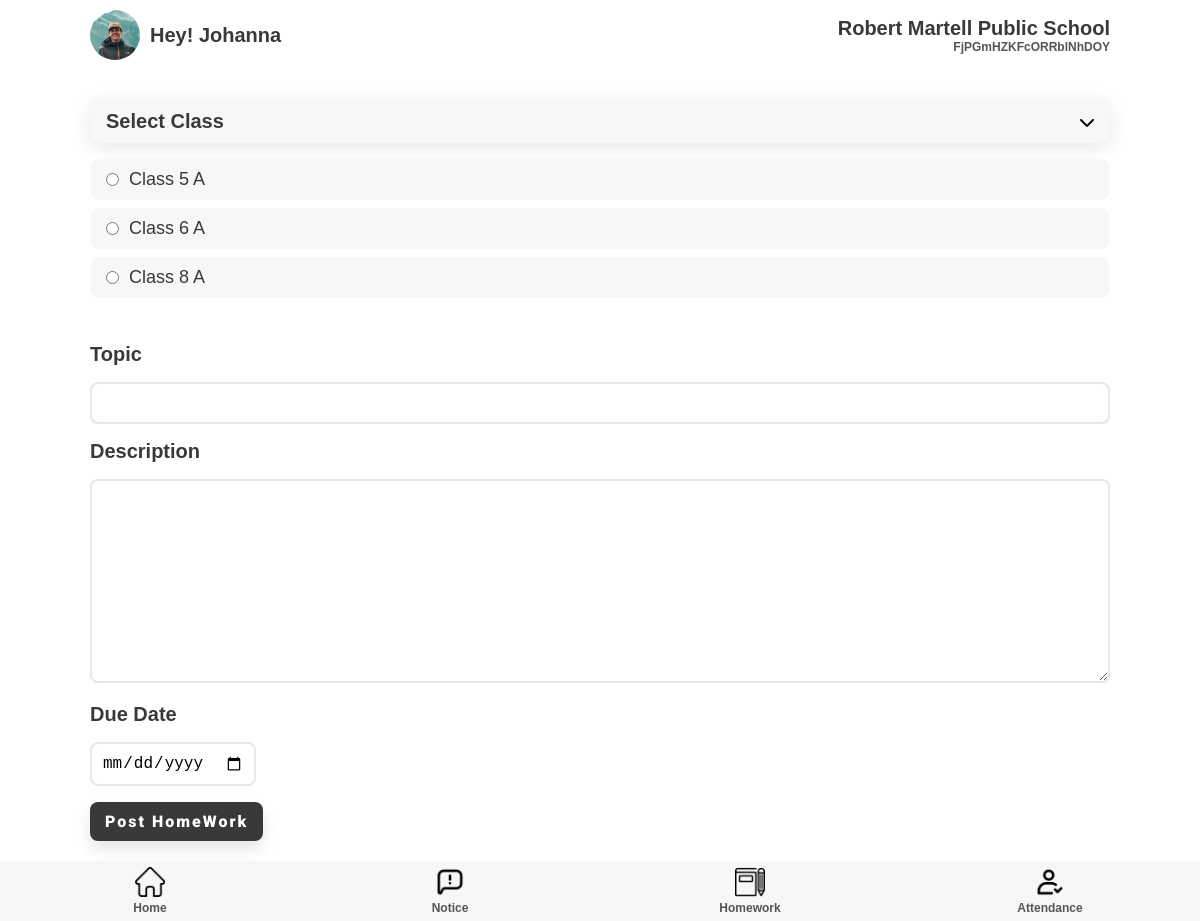
Screenshot of /homework/teacher/createHomework/ (signed in) with the database file from the repository.
### superadmin/models.py (models this page shows)
class school(models.Model):
    school = models.CharField(max_length=200, default='', blank=False, null=False)
    address = models.CharField(max_length=200)
    city = models.CharField(max_length=100)
    pin = models.IntegerField()
    state = models.CharField(max_length=50)
    country = models.CharField(max_length=50)
    regno = models.CharField(max_length=100)

### teacher/models.py (models this page shows)
class subject(models.Model):
    subject = models.CharField(max_length=50)
    Class = models.ForeignKey(classSection, on_delete=models.PROTECT)
    teacher = models.ForeignKey(teacher, on_delete=models.PROTECT)

class classSection(models.Model):
    Class = models.IntegerField()
    section = models.CharField(max_length=50)
    teacher = models.OneToOneField(teacher, on_delete=models.PROTECT)

### homework/views.py (the view, shortened to what this page needs)
# urls.py: path('teacher/createHomework/', views.createHomework, name='createHomework'),
def createHomework(request):
    teacherobj = teacher.objects.get(user = request.user)
    schoolobj = teacherobj.school
    classes = subject.objects.filter(teacher = teacherobj)
    return render(request, 'createHomework.html', {'classes': classes, 'school': schoolobj})

### templates/teacher/createHomework.html (shortened to what this page needs)
{% extends 'attendance.html' %} {% load static %} {% block extra-head %}
<link rel="stylesheet" href="{% static '/css/style.css' %}" />
<link rel="stylesheet" href="{% static '/css/notice.css' %}" />
{% endblock extra-head %} {% block content %}
<section id="main">
  <form method="POST" action="{% url 'homework:createHomework' %}">
    <section id="notice-accor">
      <div class="notice-class-accor component-back">
        <h2>Select Class</h2>
        <i class="fas fa-chevron-down"></i>
      </div>
      <div class="notice-class-list">
        {% for class in classes %}
        <div class="notice-class-elem">
          <input
            value="{{ class.Class.id }}"
            type="radio"
            name="Class"
            id=""
          />
          <p>
            Class {{ class.Class.Class }} {% if class.Class.section%}
            {{class.Class.section}}{% endif %}
          </p>
        </div>
        {% endfor %}
      </div>
    </section>
    <section id="content-info">
      <div class="content-info">
        <div class="content-topic">
          <label for=""><h2>Topic</h2></label>
          <input name="topic" type="text" />
        </div>
        <div class="content-topic content-desc">
          <label for=""><h2>Description</h2></label>
          <textarea name="description" id="" cols="30" rows="10"></textarea>
        </div>
        <div class="content-topic due-date-hw">
          <label for="due-date"><h2>Due Date</h2></label>
          <input type="date" name="due-date" id="due-date" />
        </div>
        <button class="btn btn-black">Post HomeWork</button>
      </div>
    </section>
  </form>
</section>
{% endblock content %}

### templates/teacher/home.html (shortened to what this page needs)
{% load static %}
<!DOCTYPE html>
<html lang="en">
  {% block head %}
  <head>
    <link
      rel="stylesheet"
      href="https://cdnjs.cloudflare.com/ajax/libs/font-awesome/6.0.0-beta2/css/all.min.css"
    />
    <link rel="stylesheet" href="{% static 'css/style.css' %}" />
    {% block extra-head %}{% endblock extra-head %}
  </head>
  {% endblock head %}
  <body>
    <section id="main">
      {% block nav %}
      <section id="nav">
        <nav class="top-navbar">
          <div class="topnav-profile">
            <div class="profile-picture">
              <img src="{% static 'img/profile.jpg' %}" />
            </div>
            <h2>Hey! <span id="topnav-username">{{ user.username }}</span></h2>
          </div>
          <div class="school-name">
            <h2><span id="schoolName">{{ school.school }}</span></h2>
            <h5 class="faded"><span id="schoolAddress">{{ school.address }}</span></h5>
          </div>
        </nav>
      </section>
    {% endblock nav %}
{% block content %}{% endblock content %}
      {% block nav-bottom %}
      <section id="bottom-nav">
        <nav class="bottom-navbar">
          <div class="nav-links">
            <div class="nav-button">
              <a href="{% url 'teacher:teacherhome' %}">
                <img src="{% static '/img/home.png' %}" />
                <h5 class="faded">Home</h5>
              </a>
            </div>
            <div class="nav-button">
              <a href="{% url 'notice:teacherNotice' "all" %}">
                <img src="{% static '/img/notice.png' %}" />
                <h5 class="faded">Notice</h5>
              </a>
            </div>
            <div class="nav-button">
              <a href="{% url 'homework:homeworkTeacher' %}">
                <img src="{% static 'img/homework.png' %}" />
                <h5 class="faded">Homework</h5>
              </a>
            </div>
            <div class="nav-button">
              <a href="{% url 'attendance:attendance' %}">
                <img src="{% static '/img/check.png' %}" />
                <h5 class="faded">Attendance</h5>
              </a>
            </div>
          </div>
        </nav>
      </section>
      {% endblock nav-bottom %}
    </section>
  </body>
</html>

### static/css/style.css (style rules this page uses)
:root { --dark-green: #1ab7ea; --light-green: #9cdabd; --dark-red: #fb3f4a; --light-red: #fb878e; --light-red: #2196f3; --light-grey: #f7f7f8; --dark-grey: #e7e7e8; --dark: #393939; --faded: #555555; --center-width: 85%; }
* { box-sizing: border-box; margin: 0; padding: 0; }
body { font-family: "Arial", sans-serif; -webkit-font-smoothing: antialiased; }
a { text-decoration: none; }
* { margin: 0; padding: 0; }
#main { margin: auto; margin-bottom: 60px; width: 100%; background-color: #fff; }
#nav { margin-bottom: 30px; }
.top-navbar { margin: auto; display: flex; justify-content: space-between; align-items: center; align-content: center; width: var(--center-width); }
.topnav-profile { display: flex; align-items: center; padding: 10px 0; }
.topnav-profile > h2 { margin: 0 10px; }
.profile-picture { height: 50px; width: 50px; }
.profile-picture img { height: 100%; width: 100%; border-radius: 50px; object-fit: cover; }
.school-name { display: flex; flex-direction: column; align-items: flex-end; }
.menu-list, .component-back { background-color: var(--light-grey); border-radius: 10px; display: flex; justify-content: space-between; align-items: center; margin: 1em 0; padding: 10px 16px; transition: all 0.5s ease 0s; box-shadow: 0px 4px 20px rgba(0, 0, 0, 0.1); }
.bottom-navbar { margin: auto; position: fixed; bottom: 0; background-color: var(--light-grey); height: 60px; width: 100%; }
.nav-links { margin: auto; width: var(--center-width); display: flex; justify-content: space-between; width: 100%; }
.nav-button { height: 60px; width: 25%; display: flex; flex-direction: column; justify-content: space-around; align-items: center; transition: all 0.3s ease-in-out 0.1s; }
.nav-button > a { width: 100%; text-align: center; }
.nav-button img { height: 30px; }
.btn { display: inline-block; background: var(--dark-green); color: #fff; padding: 10px 15px; min-width: 120px; font-size: 1rem; text-align: center; border: none; cursor: pointer; outline: none; box-shadow: 0px 8px 15px rgba(0, 0, 0, 0.1); transition: all 0.3s ease 0s; border-radius: 8px; letter-spacing: 2px; font-family: "Roboto", sans-serif; font-weight: 900; }
.btn-black { background-color: var(--dark); color: #fff; }
.btn-black { background-color: var(--dark); }
p { color: var(--dark); font-size: 15px; font-weight: 300; }
h2 { color: var(--dark); text-transform: capitalize; font-size: 20px; font-weight: 600; }
h5 { color: var(--dark); font-size: 12px; font-weight: 600; }
.faded { color: var(--faded); }

### static/css/notice.css (style rules this page uses)
#notice-accor { width: var(--center-width); margin: 25px auto; }
.notice-class-elem, .notice-stud-elem { background-color: var(--light-grey); border-radius: 10px; display: flex; justify-content: flex-start; align-items: center; margin: 0.5em 0; padding: 10px 16px; }
.notice-class-accor, .notice-stud-accor { cursor: pointer; }
.notice-class-list, .notice-stud-list { display: block; height: auto; transition: all 0.4s ease; }
.notice-class-elem p, .notice-stud-elem p { font-size: 18px; margin: 0px 10px; }
#content-info { width: var(--center-width); margin: 0px auto; padding: 20px 0px; }
.content-topic h2 { margin-bottom: 16px; }
.content-topic input[type="text"], .content-topic textarea, input[type="date"] { outline: none; width: 100%; padding: 10px; font-size: 16px; border: 2px solid var(--dark-grey); border-radius: 8px; transition: all 0.1s ease; }
.content-desc { margin: 16px 0px; height: auto; }
input[type="date"] { width: auto; margin-bottom: 16px; }

### rows the page displays
school: school "Robert Martell Public School", address "FjPGmHZKFcORRblNhDOY"
subject: Class.Class "5", Class.section "A"
subject: Class.Class "6", Class.section "A"
subject: Class.Class "8", Class.section "A"

### other values shown
{{ user.username }} "Johanna"
